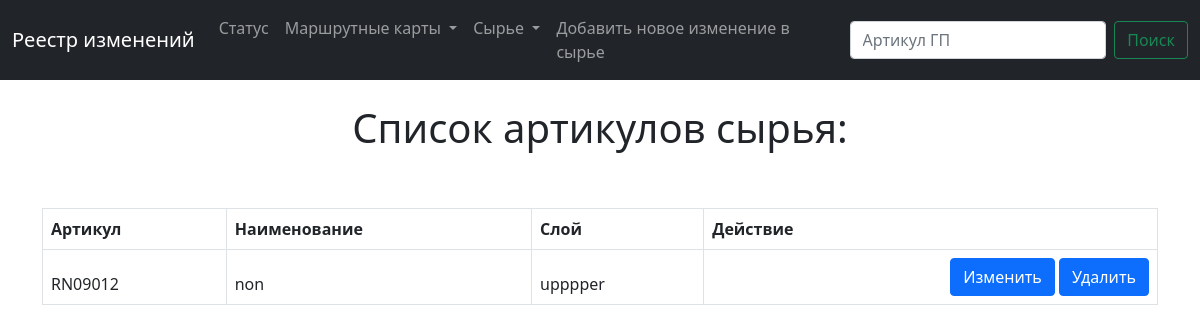
The page /list_raw on the database as committed earlier.
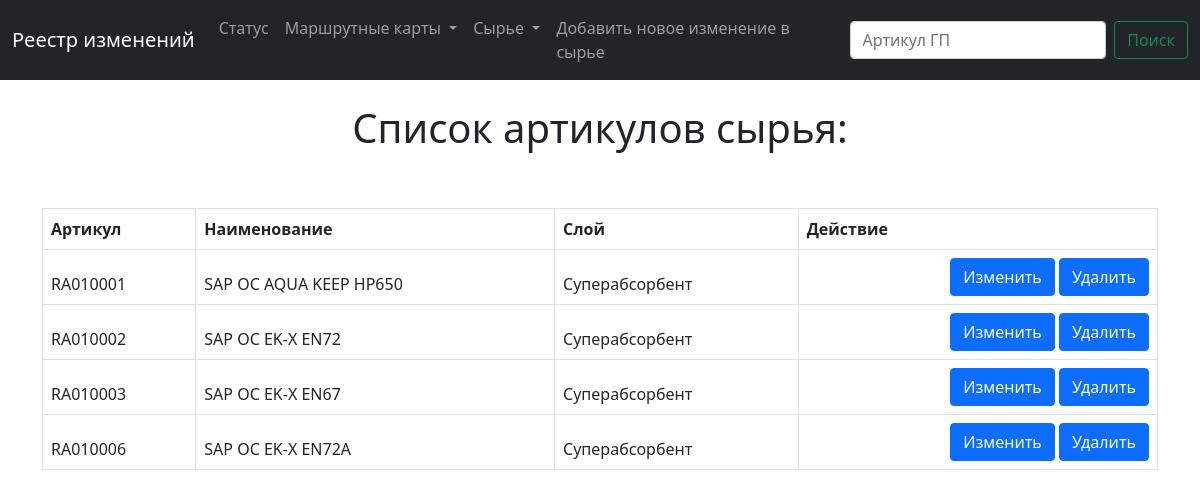
The same page on the database as committed later.
### main/models.py (models this page shows, shortened)
class Raw (models.Model):
    num = models.CharField(max_length=200)  # артикул сырья
    name = models.CharField(max_length=200)  # наименование
    layer = models.CharField(max_length=200)  # навзвание слоя на русском

### main/views.py (the view)
# urls.py: path('list_raw', views.list_raw, name='list_raw'),
def list_raw(request):
    raws = Raw.objects.all()
    return render(request, 'main/list_raw.html', {'raws': raws})

### main/templates/main/list_raw.html (shortened to what this page needs)
{% extends 'main/base.html' %}
{% block content%}
{% if raws %}
<br>
<center>
<h1> Cписок артикулов сырья: </h1>
</center>
<br>
<br>
<div class="container">
    <table class="table table-bordered">
        <thead>
            <tr style="font-weight:bold">
                <td>Артикул</td>
                <td>Наименование</td>
                <td>Слой</td>
                <td>Действие</td>
            </tr>
            <tr>
                {% for raw in raws %}
                <td>{{ raw.num }}</td>
                <td>{{ raw.name }}</td>
                <td>{{ raw.layer }}</td>
                <td align="right">
                    <div class="btn-group" role="group" aria-label="Basic example">
                        <a href="{% url 'update_raw' raw.id %}" type="button" class="btn btn-primary">Изменить</a>
                    </div>
                    <div class="btn-group" role="group" aria-label="Basic example">
                        <a href="{% url 'delete_raw' raw.id %}" type="button" class="btn btn-primary">Удалить</a>
                    </div>
                </td>
            </tr>
            {% endfor %}
        </thead>
    </table>
</div>
{% endif %}
{%endblock%}

Rows that differ between the two databases and show on the page:
removed Raw: num "RN09012", name "non", layer "upppper"
added Raw: num "RA010001", name "SAP OC AQUA KEEP HP650", layer "Суперабсорбент"
added Raw: num "RA010002", name "SAP OC EK-X EN72", layer "Суперабсорбент"
added Raw: num "RA010003", name "SAP OC EK-X EN67", layer "Суперабсорбент"
added Raw: num "RA010006", name "SAP OC EK-X EN72A", layer "Суперабсорбент"
